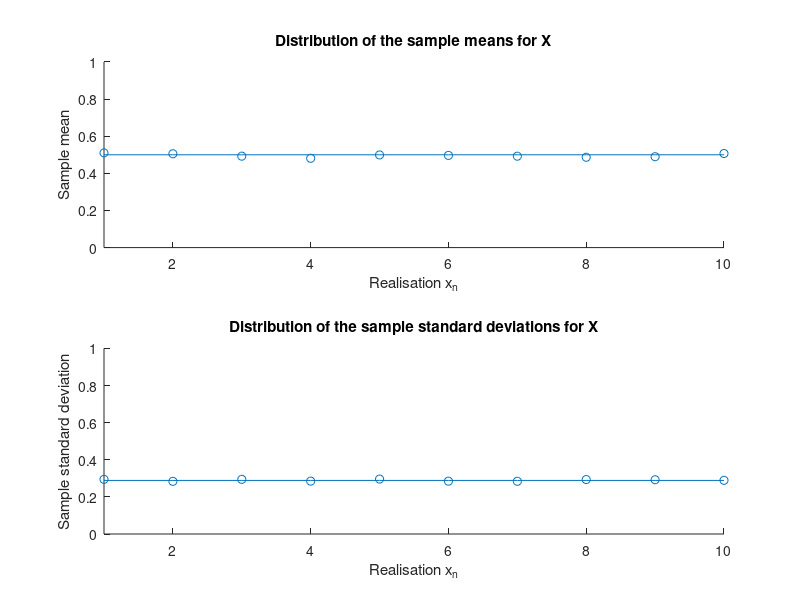

MATLAB code for this plot: (Note: this script raises an error after producing the figure.)
clear;
close all;

%% 1.1 Statistical Estimation: Uniform Distribution

N = 1E3; %number of samples in each realisation
Ens = 10; %number of realisations in the ensemble
nbins = 10; %number of bins in the histogram

m = 1/2;  %theoretical mean
sigma = sqrt(3)/6; %theoretical standard deviation

x = rand(1, N); %create a 1000-sample realisation

m_hat = mean(x); %compute sample mean
sigma_hat = std(x); %compute sample standard distribution

X = rand(Ens, N); %create an ensemble of 10 1000-sample realisations

m_ensemble = mean(X,2); %compute each realisation's sample mean
sigma_ensemble = std(X,0,2); %compute each realisation's
                             %sample standard distribution

n = 1:Ens;  %create vector for the x-axis

figure;  % Scatter the sample means around the theoretical value
subplot(2,1,1);
hold on;
scatter(n,m_ensemble);
plot(n, m*ones(1, length(n)));
axis([1 10 0 1]);
title('Distribution of the sample means for X');
xlabel('Realisation x_{n}');
ylabel('Sample mean');

subplot(2,1,2); %Scatter the sample std deviations around the theoretical 
                %value
hold on;
scatter(n,sigma_ensemble);
plot(n, sigma*ones(1, length(n)));
axis([1 10 0 1]);
title('Distribution of the sample standard deviations for X');
xlabel('Realisation x_{n}');
ylabel('Sample standard deviation');

figure;  %Produce a histogram to approximate the pdf
t = 0:.1:1;
pdf_x = ones(1, 11);
histogram(x,nbins,'Normalization', 'pdf');
hold on
plot(t,pdf_x);
title('Approximation of pdf_{X}(x)');
xlabel('x');
ylabel('pdf_{x}(x)')